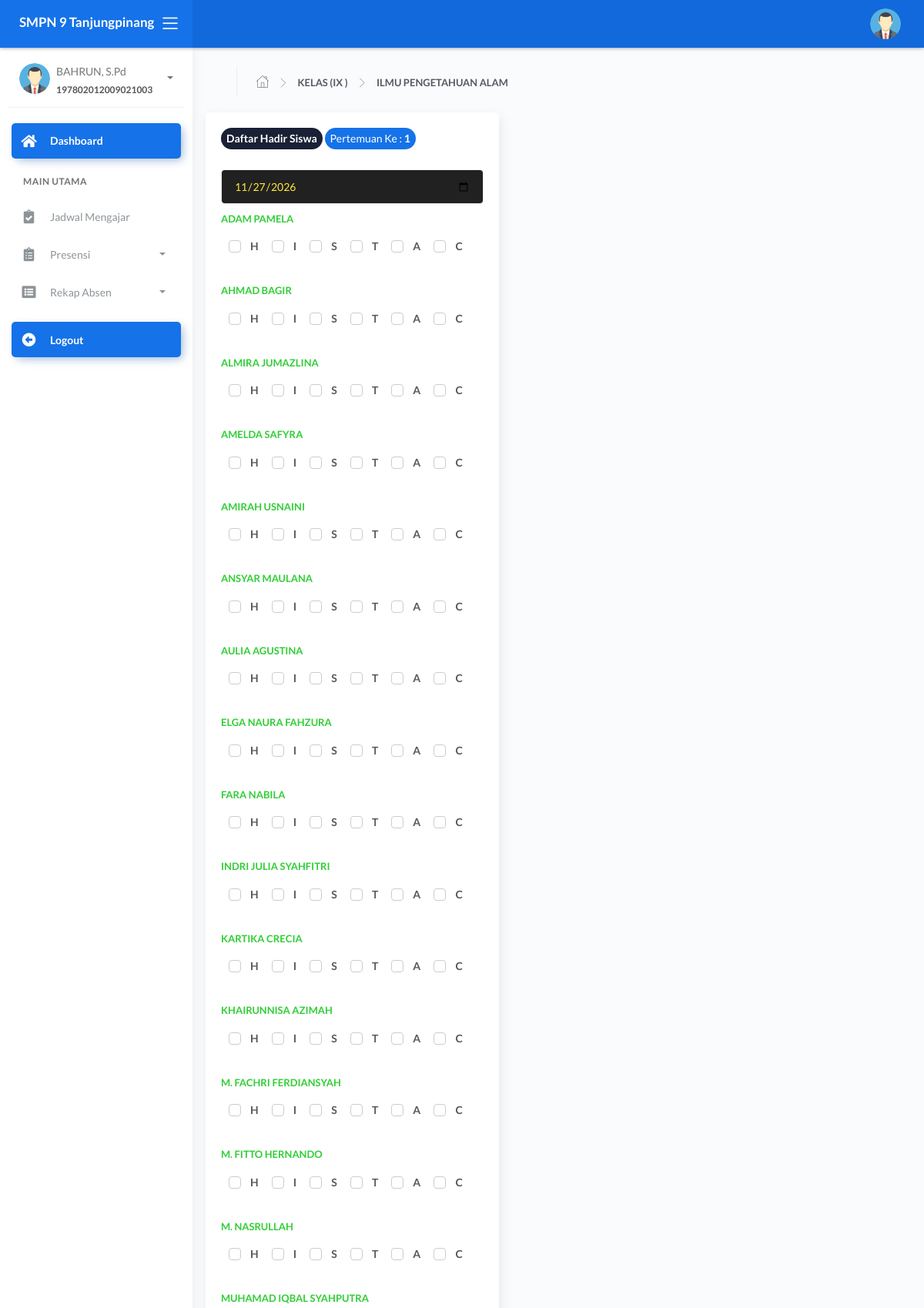
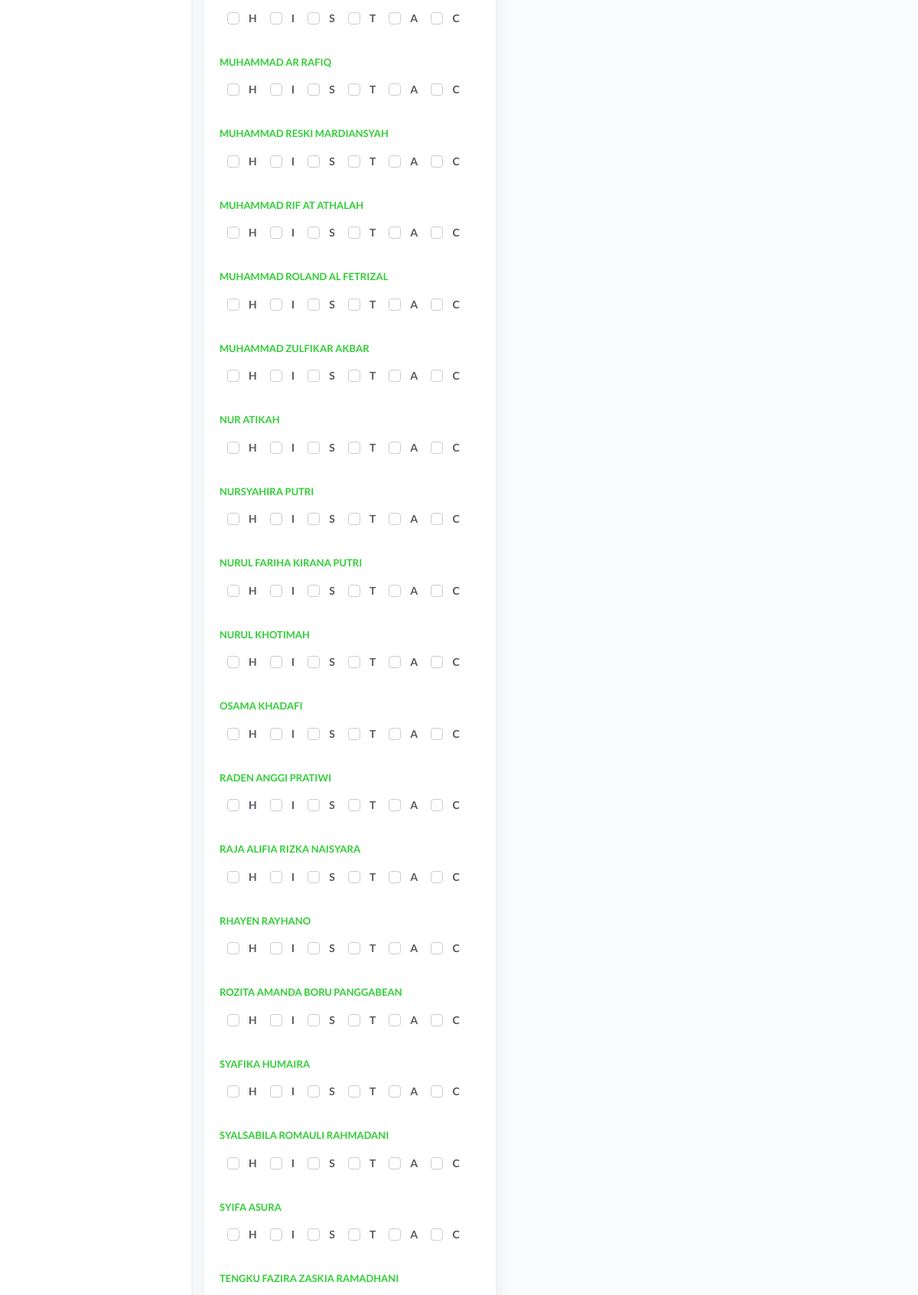
Page /guru/index.php?page=absen&pelajaran=58 (signed in, upper part) on the committed database (2 pictures, top to bottom).
### tables this page shows
CREATE TABLE `tb_guru` (
  `id_guru` int(11) NOT NULL,
  `nip` varchar(25) NOT NULL,
  `nama_guru` varchar(120) NOT NULL,
  `email` varchar(65) NOT NULL,
  `password` varchar(100) NOT NULL,
  `foto` varchar(255) NOT NULL,
  `status` varchar(5) NOT NULL
);

CREATE TABLE `tb_mkelas` (
  `id_mkelas` int(11) NOT NULL,
  `kd_kelas` varchar(40) NOT NULL,
  `nama_kelas` varchar(40) NOT NULL
);

CREATE TABLE `tb_master_mapel` (
  `id_mapel` int(11) NOT NULL,
  `kode_mapel` varchar(40) NOT NULL,
  `mapel` varchar(60) NOT NULL
);

CREATE TABLE `tb_siswa` (
  `id_siswa` int(11) NOT NULL,
  `nis` varchar(60) NOT NULL,
  `nama_siswa` varchar(200) NOT NULL,
  `tempat_lahir` varchar(100) NOT NULL,
  `tgl_lahir` date NOT NULL,
  `jk` varchar(30) NOT NULL,
  `alamat` text NOT NULL,
  `password` varchar(255) NOT NULL,
  `foto` varchar(255) NOT NULL,
  `status` varchar(15) NOT NULL,
  `th_angkatan` year(4) NOT NULL,
  `id_mkelas` int(11) NOT NULL
);

### guru/modul/absen/absen_kelas.php (the view, shortened to what this page needs)
<?php
$kelasMengajar = mysqli_query($con,"SELECT * FROM tb_mengajar
INNER JOIN tb_master_mapel ON tb_mengajar.id_mapel=tb_master_mapel.id_mapel
INNER JOIN tb_mkelas ON tb_mengajar.id_mkelas=tb_mkelas.id_mkelas
INNER JOIN tb_semester ON tb_mengajar.id_semester=tb_semester.id_semester
INNER JOIN tb_thajaran ON tb_mengajar.id_thajaran=tb_thajaran.id_thajaran
WHERE tb_mengajar.id_guru='$data[id_guru]' AND tb_mengajar.id_mengajar='$_GET[pelajaran]'  AND tb_thajaran.status=1  ");
foreach ($kelasMengajar as $d)
	?>
<div class="page-inner">
	<div class="page-header">
<ul class="breadcrumbs" style="font-weight: bold;">
<li class="nav-home">
<a href="#">
<i class="flaticon-home"></i>
</a>
</li>
<li class="separator">
<i class="flaticon-right-arrow"></i>
</li>
<li class="nav-item">
<a href="#">KELAS (<?=strtoupper($d['nama_kelas']) ?> )</a>
</li>
<li class="separator">
<i class="flaticon-right-arrow"></i>
</li>
<li class="nav-item">
<a href="#"><?=strtoupper($d['mapel']) ?></a>
</li>
</ul>
</div>
					<div class="row">
						<?php
								$last_pertemuan = mysqli_query($con,"SELECT * FROM _logabsensi WHERE id_mengajar='$_GET[pelajaran]' GROUP BY pertemuan_ke ORDER BY pertemuan_ke DESC LIMIT 1  ");
								$cekPertemuan = mysqli_num_rows($last_pertemuan);
								$jml = mysqli_fetch_array($last_pertemuan);
								if ($cekPertemuan > 0 ) {
								$pertemuan = $jml['pertemuan_ke']+1;
								}else{
								 $pertemuan = 1;
								}
								?>
							<div class="card">
								<div class="card-body">
									<form action="" method="post">
									<p>
									<span class="badge badge-default" style="padding: 7px;font-size: 14px;"><b>Daftar Hadir Siswa</b>
									</span>
									<span class="badge badge-primary" style="padding: 7px;font-size: 14px;">
									Pertemuan Ke : <b><?=$pertemuan; ?></b>
									</span>
									</p>
									<div class="card-list">
									<input type="date" name="tgl" class="form-control" value="<?=date('Y-m-d') ?>" style="background-color: #212121;color: #FFEB3B;">
										<?php
										$siswa = mysqli_query($con,"SELECT * FROM tb_siswa WHERE id_mkelas='$d[id_mkelas]' ORDER BY id_siswa ASC ");
										foreach ($siswa as $i =>$s) {?>
										<div class="item-list">
											<div class="info-user">
												<div class="username">
													<b class="text-success"><?=$s['nama_siswa'] ?></b>
												</div>
												<div class="status mt-0">
													<div class="form-check">
														<label class="form-check-label">
														<span class="form-check-sign">H</span>
														</label>
														<label class="form-check-label">
														<span class="form-check-sign">I</span>
														</label>
															<label class="form-check-label">
														<span class="form-check-sign">S</span>
														</label>
														<label class="form-check-label">
														<span class="form-check-sign">T</span>
														</label>
														<label class="form-check-label">
														<span class="form-check-sign">A</span>
														</label>
														<label class="form-check-label">
														<span class="form-check-sign">C</span>
														</label>
													</div>
												</div>
											</div>
										</div>
									<?php } ?>
									</div>
								</div>
							</div>
						</div>
					</div>
				</div>

### guru/index.php (shortened to what this page needs)
<?php
 include '../config/db.php';
?> <script>
   <?php
$id_login = @$_SESSION['guru'];
$sql = mysqli_query($con,"SELECT * FROM tb_guru
 WHERE id_guru = '$id_login'") or die(mysqli_error($con));
$data = mysqli_fetch_array($sql);
$mengajar = mysqli_query($con,"SELECT * FROM tb_mengajar
INNER JOIN tb_master_mapel ON tb_mengajar.id_mapel=tb_master_mapel.id_mapel
INNER JOIN tb_mkelas ON tb_mengajar.id_mkelas=tb_mkelas.id_mkelas
INNER JOIN tb_semester ON tb_mengajar.id_semester=tb_semester.id_semester
INNER JOIN tb_thajaran ON tb_mengajar.id_thajaran=tb_thajaran.id_thajaran
WHERE tb_mengajar.id_guru='$data[id_guru]' AND tb_thajaran.status=1 ");
?>
<!DOCTYPE html>
<html lang="en">
<head>
	<link rel="stylesheet" href="../assets/css/bootstrap.min.css">
	<link rel="stylesheet" href="../assets/css/atlantis.min.css">
	<link rel="stylesheet" href="../assets/css/demo.css">
</head>
<body>
	<div class="wrapper">
		<div class="main-header">
			<div class="logo-header" data-background-color="blue">
				<a href="index.php" class="logo">
					<b class="text-white">SMPN 9 Tanjungpinang</b>
				</a>
				<div class="nav-toggle">
					<button class="btn btn-toggle toggle-sidebar">
						<i class="icon-menu"></i>
					</button>
				</div>
			</div>
			<nav class="navbar navbar-header navbar-expand-lg" data-background-color="blue2">
				<div class="container-fluid">
					<ul class="navbar-nav topbar-nav ml-md-auto align-items-center">
						<li class="nav-item dropdown hidden-caret">
							<a class="dropdown-toggle profile-pic" data-toggle="dropdown" href="#" aria-expanded="false">
								<div class="avatar-sm">
									<img src="../assets/img/user/<?=$data['foto'] ?>" alt="..." class="avatar-img rounded-circle">
								</div>
							</a>
						</li>
					</ul>
				</div>
			</nav>
		</div>
		<div class="sidebar sidebar-style-2">
			<div class="sidebar-wrapper scrollbar scrollbar-inner">
				<div class="sidebar-content">
					<div class="user">
						<div class="avatar-sm float-left mr-2">
							<img src="../assets/img/user/<?=$data['foto'] ?>" alt="..." class="avatar-img rounded-circle">
						</div>
						<div class="info">
							<a data-toggle="collapse" href="#collapseExample" aria-expanded="true">
								<span>
									<?=$data['nama_guru'] ?>
									<span class="user-level"><?=$data['nip'] ?></span>
									<span class="caret"></span>
								</span>
							</a>
						</div>
					</div>
					<ul class="nav nav-primary">
						<li class="nav-item active">
							<a href="index.php" class="collapsed">
								<i class="fas fa-home"></i>
								<p>Dashboard</p>
							</a>
						</li>
						<li class="nav-section">
							<h4 class="text-section">Main Utama</h4>
						</li>
						<li class="nav-item">
							<a href="?page=jadwal">
								<i class="fas fa-clipboard-check"></i>
								<p>Jadwal Mengajar</p>
							</a>
						</li>
						<li class="nav-item">
							<a data-toggle="collapse" href="#sidebarLayouts">
								<i class="fas fa-clipboard-list"></i>
								<p>Presensi</p>
								<span class="caret"></span>
							</a>
						</li>
							<li class="nav-item">
							<a data-toggle="collapse" href="#rekapAbsen">
								<i class="fas fa-list-alt"></i>
								<p>Rekap Absen</p>
								<span class="caret"></span>
							</a>
						</li>
						<li class="nav-item active mt-3">
							<a href="logout.php" class="collapsed">
								<i class="fas fa-arrow-alt-circle-left"></i>
								<p>Logout</p>
							</a>
						</li>
					</ul>
				</div>
			</div>
		</div>
		<div class="main-panel">
			<div class="content">
				<?php
				$page= @$_GET['page'];
				$act = @$_GET['act'];
				if ($page=='absen') {
					if ($act=='') {
						include 'modul/absen/absen_kelas.php';
					}elseif ($act=='surat_view') {
						include 'modul/absen/view_surat_izin.php';
					}elseif ($act=='konfirmasi') {
						include 'modul/absen/konfirmasi_izin.php';
					}elseif ($act=='update') {
						include 'modul/absen/absen_kelas_update.php';
					}
				}elseif ($page=='rekap') {
					if ($act=='') {
						include 'modul/rekap/rekap_absen.php';
					}
				}elseif ($page=='jadwal') {
					if ($act=='') {
						include 'modul/jadwal/jadwal_megajar.php';
					}
				}elseif ($page=='akun') {
					include 'modul/akun/akun.php';
				}
				elseif ($page=='') {
					include 'modul/home.php';
				}else{
					echo "<b>Tidak ada Halaman</b>";
				}
				 ?>
			</div>
		<footer class="footer">
				<div class="container">
					<div class="copyright ml-auto">
						&copy; <?php echo date('Y');?> Website Temansi SMPN 9 Tanjungpinang (<a href="https://www.instagram.com/fnystra_/">Fanny Saputra | </a> <a href="https://www.instagram.com/rdaryopi_29/">Resti Daryopi</a>)
					</div>
				</div>
			</footer>
		</div>
</body>
</html>

### rows in the picture
tb_guru: foto (picture), nama_guru "BAHRUN, S.Pd", nip "197802012009021003"
tb_mkelas: nama_kelas "IX"
tb_master_mapel: mapel "ILMU PENGETAHUAN ALAM"
tb_siswa: nama_siswa "ADAM PAMELA"
tb_siswa: nama_siswa "AHMAD BAGIR"
tb_siswa: nama_siswa "ALMIRA JUMAZLINA"
tb_siswa: nama_siswa "AMELDA SAFYRA"
tb_siswa: nama_siswa "AMIRAH USNAINI"
tb_siswa: nama_siswa "ANSYAR MAULANA"
tb_siswa: nama_siswa "AULIA AGUSTINA"
tb_siswa: nama_siswa "ELGA NAURA FAHZURA"
tb_siswa: nama_siswa "FARA NABILA"
tb_siswa: nama_siswa "INDRI JULIA SYAHFITRI"
tb_siswa: nama_siswa "KARTIKA CRECIA"
tb_siswa: nama_siswa "KHAIRUNNISA AZIMAH"
tb_siswa: nama_siswa "M. FACHRI FERDIANSYAH"
tb_siswa: nama_siswa "M. FITTO HERNANDO"
tb_siswa: nama_siswa "M. NASRULLAH"
tb_siswa: nama_siswa "MUHAMAD IQBAL SYAHPUTRA"
tb_siswa: nama_siswa "MUHAMMAD AR RAFIQ"
tb_siswa: nama_siswa "MUHAMMAD RESKI MARDIANSYAH"
tb_siswa: nama_siswa "MUHAMMAD RIF AT ATHALAH"
tb_siswa: nama_siswa "MUHAMMAD ROLAND AL FETRIZAL"
tb_siswa: nama_siswa "MUHAMMAD ZULFIKAR AKBAR"
tb_siswa: nama_siswa "NUR ATIKAH"
tb_siswa: nama_siswa "NURSYAHIRA PUTRI"
tb_siswa: nama_siswa "NURUL FARIHA KIRANA PUTRI"
tb_siswa: nama_siswa "NURUL KHOTIMAH"
tb_siswa: nama_siswa "OSAMA KHADAFI"
tb_siswa: nama_siswa "RADEN ANGGI PRATIWI"
tb_siswa: nama_siswa "RAJA ALIFIA RIZKA NAISYARA"
tb_siswa: nama_siswa "RHAYEN RAYHANO"
tb_siswa: nama_siswa "ROZITA AMANDA BORU PANGGABEAN"
tb_siswa: nama_siswa "SYAFIKA HUMAIRA"
tb_siswa: nama_siswa "SYALSABILA ROMAULI RAHMADANI"
tb_siswa: nama_siswa "SYIFA ASURA"
tb_siswa: nama_siswa "TENGKU FAZIRA ZASKIA RAMADHANI"

### other values in the picture
$pertemuan "1"
